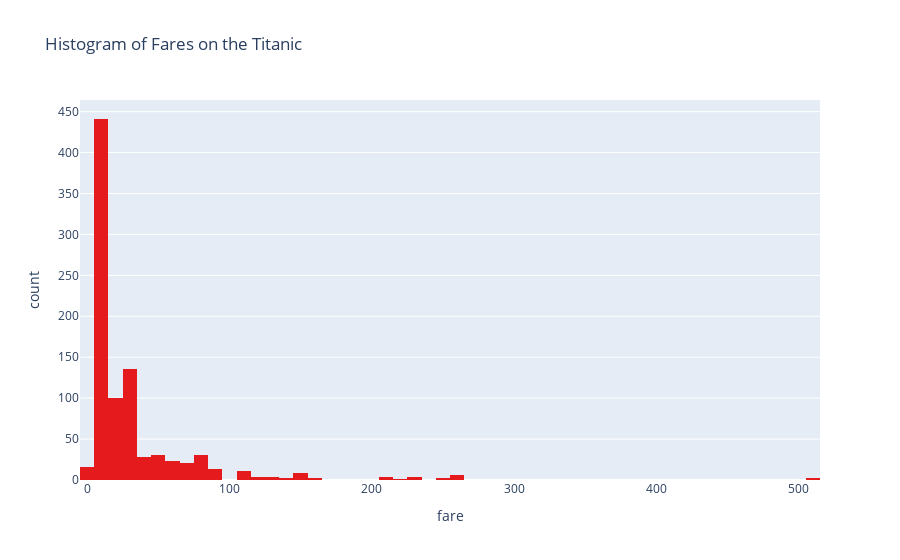

Notebook code cell kept with this figure:
### Markdown cell above
### Problem 4

#### Histogram with `plotly`

Create a histogram of the fare column using `plotly`.  Use the `color_discrete_sequence` argument to change the default color, add a title `Histogram of Fares on the Titanic`, and an x-label `Fare`.

Save the image as `img4` in the `results` folder.

### Code cell
fig4 = px.histogram(titanic, x ='fare', title = 'Histogram of Fares on the Titanic', color_discrete_sequence = px.colors.qualitative.Set1)
fig4.show()
plt.savefig('results/img4.png')

### Figure 1 — Plotly figure (JSON) as saved in the notebook; plotly's stock layout.template omitted (floating-point values rounded to 4 significant figures; data arrays with more than 128 entries replaced by an {"elided": "..."} marker saying what was removed)
{"data": [{"bingroup": "x", "hovertemplate": "fare=%{x}<br>count=%{y}<extra></extra>", "legendgroup": "", "marker": {"color": "rgb(228,26,28)", "pattern": {"shape": ""}}, "name": "", "orientation": "v", "showlegend": false, "type": "histogram", "x": {"elided": "891 float values"}, "xaxis": "x", "yaxis": "y"}], "layout": {"barmode": "relative", "legend": {"tracegroupgap": 0}, "title": {"text": "Histogram of Fares on the Titanic"}, "xaxis": {"anchor": "y", "domain": [0, 1], "title": {"text": "fare"}}, "yaxis": {"anchor": "x", "domain": [0, 1], "title": {"text": "count"}}}}
